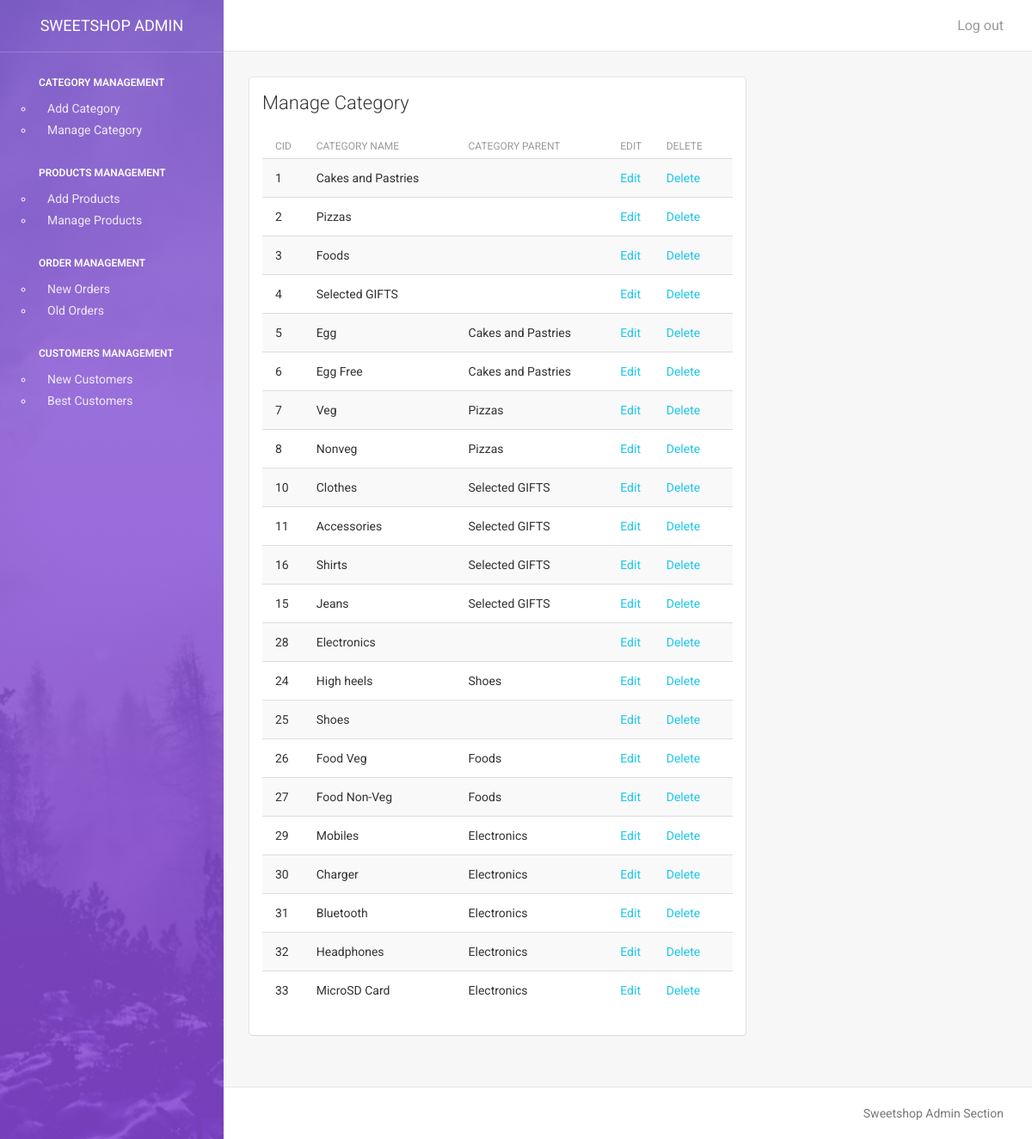
Page /admin/manage_category.php (signed in) on the committed database.
### tables this page shows
CREATE TABLE `category` (
  `cid` int(6) NOT NULL,
  `cname` varchar(100) NOT NULL DEFAULT '',
  `parent_id` int(6) NOT NULL DEFAULT '0'
);

### www/admin/manage_category.php (the view, shortened to what this page needs)
<?php
include "lib/config.php";
include "lib/header.php";
?>
<div class="col-md-8">
    <div class="card">
        <div class="header">
            <h4 class="title">Manage Category</h4>
        </div>
        <div class="content">
             <table class="table table-hover table-striped">
                                    <thead>
                                        <th>cid</th>
                                        <th>Category name</th>
                                        <th>Category Parent</th>
                                        <th>Edit</th>
                                        <th>Delete</th>
                                    </thead>
                                    <tbody>
            <?php
            $sql = "SELECT * FROM `category` WHERE 1";
            $res = $db->query($sql);
            while($row = $res->fetch_array())
            {
                $sql2 = "SELECT * FROM `category` WHERE `cid` = '$row[parent_id]'";
                $res2 = $db->query($sql2);
                $row2 = $res2->fetch_array();
              print "<tr>
                        <td>$row[cid]</td>
                        <td>$row[cname]</td>
                        <td>$row2[cname]</td>
                        <td><A HREF = edit_category.php?edit_id=$row[cid]>Edit</A></td>
                        <td><A HREF = \"manage_category.php?del_id=$row[cid]\" ONCLICK = \"return confirm('Are you sure?');\">Delete</A></td>
                    </tr>";
            }
            ?>
                                    </tbody>
                                </table>
        </div>
    </div>
</div>
<?php
include "lib/footer.php";
?>

### rows in the picture
category: cid "1", cname "Cakes and Pastries"
category: cid "2", cname "Pizzas"
category: cid "3", cname "Foods"
category: cid "4", cname "Selected GIFTS"
category: cid "5", cname "Egg", category.cname "Cakes and Pastries"
category: cid "6", cname "Egg Free", category.cname "Cakes and Pastries"
category: cid "7", cname "Veg", category.cname "Pizzas"
category: cid "8", cname "Nonveg", category.cname "Pizzas"
category: cid "10", cname "Clothes", category.cname "Selected GIFTS"
category: cid "11", cname "Accessories", category.cname "Selected GIFTS"
category: cid "16", cname "Shirts", category.cname "Selected GIFTS"
category: cid "15", cname "Jeans", category.cname "Selected GIFTS"
category: cid "28", cname "Electronics"
category: cid "24", cname "High heels", category.cname "Shoes"
category: cid "25", cname "Shoes"
category: cid "26", cname "Food Veg", category.cname "Foods"
category: cid "27", cname "Food Non-Veg", category.cname "Foods"
category: cid "29", cname "Mobiles", category.cname "Electronics"
category: cid "30", cname "Charger", category.cname "Electronics"
category: cid "31", cname "Bluetooth", category.cname "Electronics"
category: cid "32", cname "Headphones", category.cname "Electronics"
category: cid "33", cname "MicroSD Card", category.cname "Electronics"
